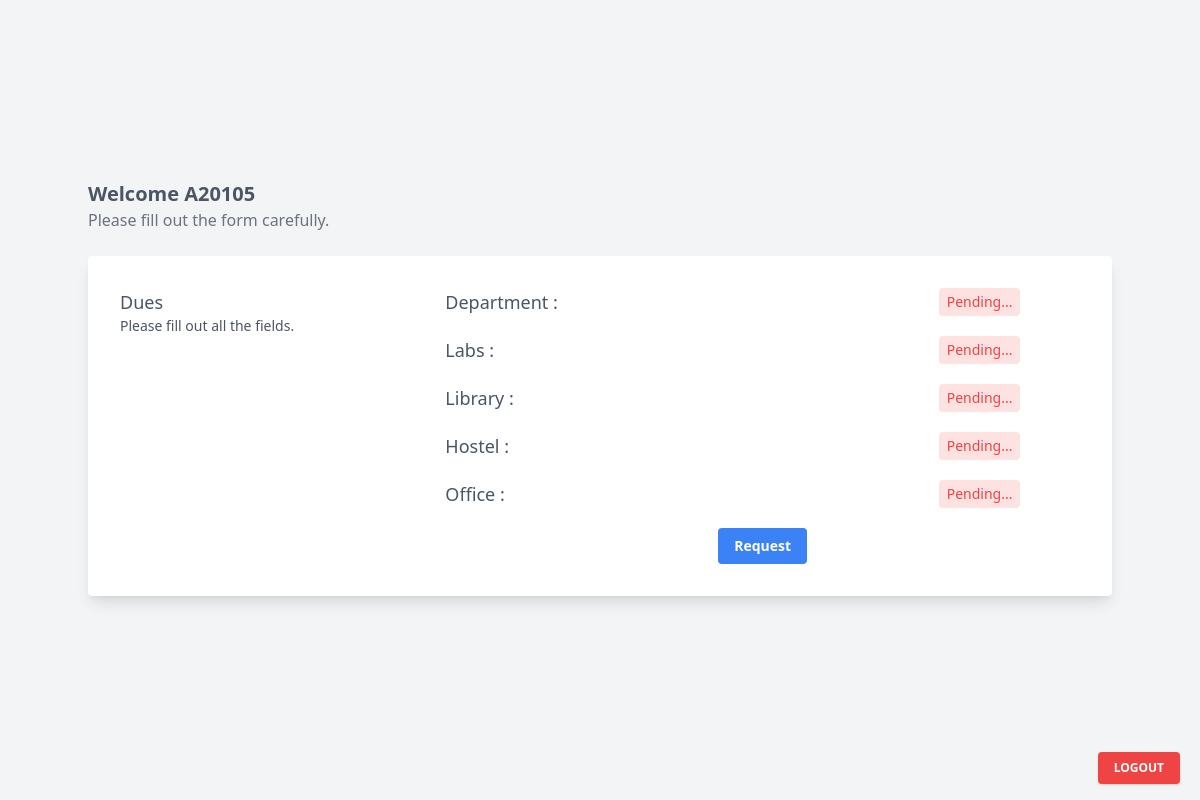
Before: /student/ (signed in) with the older database file.
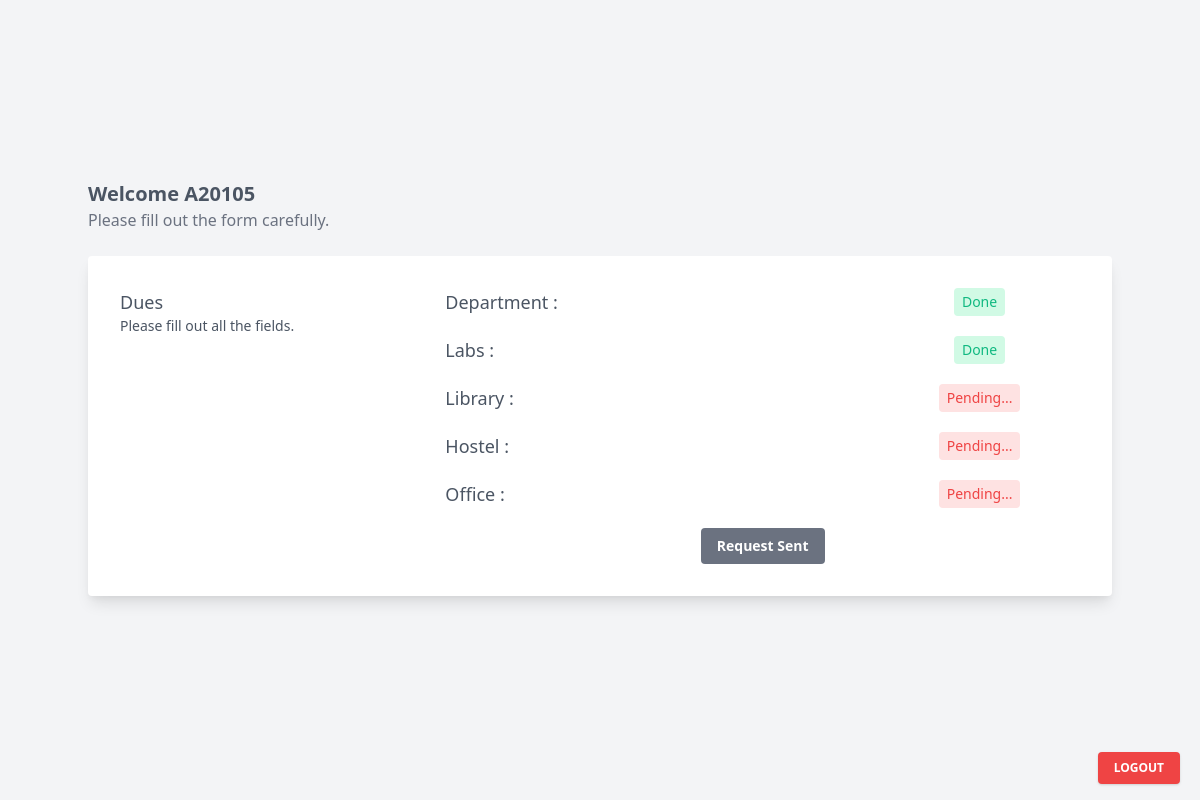
After: the same page with the newer database file.
### app/views.py (the view, shortened to what this page needs)
# urls.py: path('student/',views.student, name='student'),
def student(request):
    if request.user.is_authenticated and request.user.is_student:
        form1 = UpdateStudent(request.POST or None)
        form2 = MakeRequest(request.POST or None)
        student = Student.objects.get(Roll_No=request.user.username)
        if Requests.objects.filter(Roll_No=request.user.username).exists():
            Req = Requests.objects.get(Roll_No=student.Roll_No)
        else :
            Req = None
        return render(request,'Student_home.html', {'student':student, 'req':Req, 'form1':form1, 'form2':form2})
    else:
        return redirect('index')

### templates/Student_home.html (shortened to what the changed rows need)
{% extends 'base.html' %}
{% block content %}
<div class="min-h-screen p-6 bg-gray-100 flex items-center justify-center">
    <div class="container max-w-screen-lg mx-auto">
        {% if student.Due_Department is False or student.Due_Library is False or student.Due_Hostel is False or student.Due_Office is False or student.Due_Labs is False %}
        <form action="" method="post">
            <div>
                <h2 class="font-semibold text-xl text-gray-600">Welcome {{student.Roll_No}}</h2>
                <div class="bg-white rounded shadow-lg p-4 px-4 md:p-8 mb-6">
                    <div class="grid gap-4 gap-y-2 text-sm grid-cols-1 lg:grid-cols-3">
                        <div class="lg:col-span-2">
                            <div class="grid gap-4 gap-y-5 text-sm grid-cols-1 md:grid-cols-3 ">
                                <div class="md:col-span-1 flex items-center justify-center">
                                    {% if student.Due_Department is False%}
                                    <span
                                        class="text-sm font-medium bg-red-100 py-1 px-2 rounded text-red-500 align-middle">Pending...</span>
                                    {% else %}
                                    <span
                                        class="text-sm font-medium bg-green-100 py-1 px-2 rounded text-green-500 align-middle">Done</span>
                                    {% endif %}
                                </div>
                                <div class="md:col-span-1 flex items-center justify-center">
                                    {% if student.Due_Labs is False%}
                                    <span
                                        class="text-sm font-medium bg-red-100 py-1 px-2 rounded text-red-500 align-middle">Pending...</span>
                                    {% else %}
                                    <span
                                        class="text-sm font-medium bg-green-100 py-1 px-2 rounded text-green-500 align-middle">Done</span>
                                    {% endif %}
                                </div>
                                <div class="md:col-span-3 text-right flex items-center justify-center">
                                    <div class="inline-flex items-end">
                                        {% if req.Roll_No == student.Roll_No %}
                                        <button class="bg-gray-500 text-white font-bold py-2 px-4 rounded">Request
                                            Sent</button>
                                        {% else %}
                                        <button type="submit"
                                            class="bg-blue-500 hover:bg-blue-700 text-white font-bold py-2 px-4 rounded">Request</button>
                                        {% endif %}
                                    </div>
                                </div>
                            </div>
                        </div>
                    </div>
                </div>
            </div>
        </form>
        {% endif %}
    </div>
</div>
{% endblock %}

Changed rows visible on the page:
changed Student: Due_Department False → True (drawn)
Other visible differences:
text no longer shown: "Pending... Pending... Request"
text now shown: "Done Done Request Sent"
